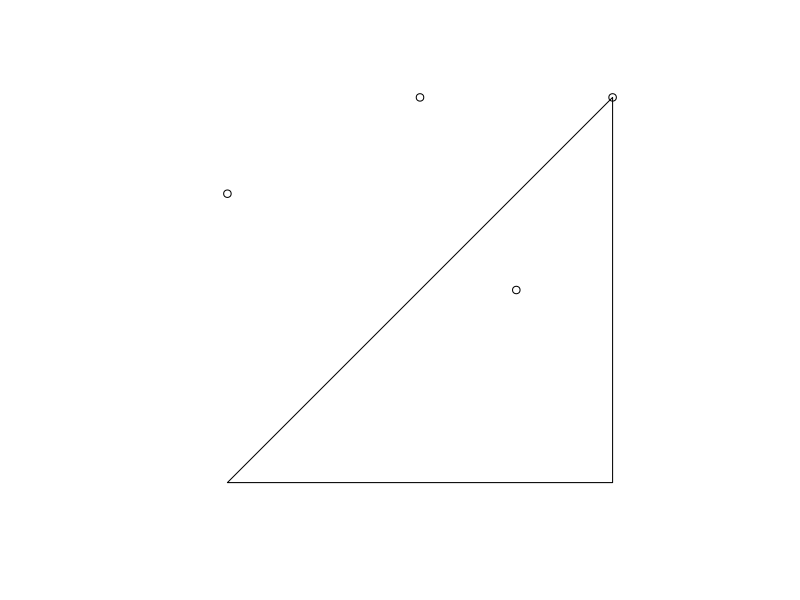
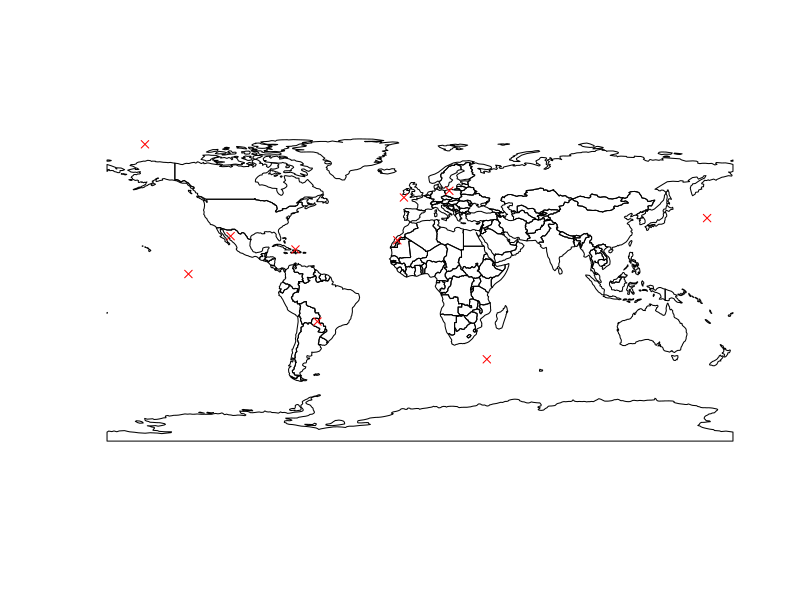

These charts were generated, in order, by the following R code:
.libPaths("C:/Users/90946112/R/win-library/3.6.2")
library(sf)
library(raster)
library(dplyr)
library(spData)

# 4.2.1 geographical subsetting
canterbury = nz %>% 
  filter(Name == "Canterbury")
canterbury_height = nz_height[canterbury, ]

# spatial intersects are done using subsetting, with the default being "intersect". Including "op =" as the third argument allows you to change the default spatial function (or topographical operator)
# disjoint returns the polygons in nz_height that do not intersect canterbury
nz_height[canterbury, , op = st_disjoint]

# other forms of subsetting are less common
# create an sgbp (sparse geometry binary predicate). This is a list of binary results that indication if i in x does (1) or doesn't(0) intersect with y. Can have more results besides 0 and 1 if applied to more than two layers
sel_sgbp = st_intersects(x = nz_height, y = canterbury)
class(sel_sgbp)
# select only the "does" results
sel_logical = lengths(sel_sgbp) > 0
# use the result to subset the original df and extract only the intersecting polygons
canterbury_height2 = nz_height[sel_logical, ]
canterbury_height2
# can generate TRUE and FALSE in a list as well if preferred over an sgbp, but sgbp's are very effecient and more generalisable
canterbury_height3 = st_intersects(x = nz_height, y = canterbury, sparse = FALSE)[, 1]
# OR
canterbury_height3 = nz_height %>%
  filter(st_intersects(x = ., y = canterbury, sparse = FALSE))

# 4.2.2 topological relations
# create a polygon by creating a list object (matrix within a list?)
a_poly = st_polygon(list(rbind(c(-1, -1), c(1, -1), c(1, 1), c(-1, -1))))
a = st_sfc(a_poly)
# create a line by creating a matrix- first two values are x's, second two are y's
l_line = st_linestring(x = matrix(c(-1, -1, -0.5, 1), ncol = 2))
l = st_sfc(l_line)
# create points by creating a matrix- first four values are x's, second four are y's
p_matrix = matrix(c(0.5, 1, -1, 0, 0, 1, 0.5, 1), ncol = 2)
p_multi = st_multipoint(x = p_matrix)
p = st_cast(st_sfc(p_multi), "POINT")

# which points overlap with the polygon?
plot(a)
plot(p, add = TRUE)
st_intersects(p, a)
# the above creates a sparse geometry binary predicate
st_intersects(p, a, sparse = FALSE)
# the above returns TRUE and FALSE for every point

# points that are completely within the polygon
st_within(p, a)
# points that touch the border of the polygon
st_touches(p, a)
# points that are within a certain distance from the polygon
## this operator can only return a sparse matrix. NOTE: the last point is 1 unit away but is still caught when the distance is set to 0.9
st_is_within_distance(p, a, dist = 0.9)
# to get a non-sparse list
sel = st_is_within_distance(p, a, dist = 0.9) # can only return a sparse matrix
lengths(sel) > 0

# 4.2.3 spatial joining
# create a random set of coordinates on the earth
set.seed(2018) # set seed for reproducibility
(bb_world = st_bbox(world)) # the world's bounds
random_df = tibble(
  x = runif(n = 10, min = bb_world[1], max = bb_world[3]),
  y = runif(n = 10, min = bb_world[2], max = bb_world[4])
)
random_points = random_df %>% 
  st_as_sf(coords = c("x", "y")) %>% # set coordinates
  st_set_crs(4326) # set geographic CRS

# now join attribute data
# select the places that intersect- st_intersect is the default
world_random = world[random_points, ]
# join attributes- left_join is default
random_joined = st_join(random_points, world["name_long"])
plot(world$geom)
plot(random_joined$geometry, add = TRUE, col = "red", pch = 4)
